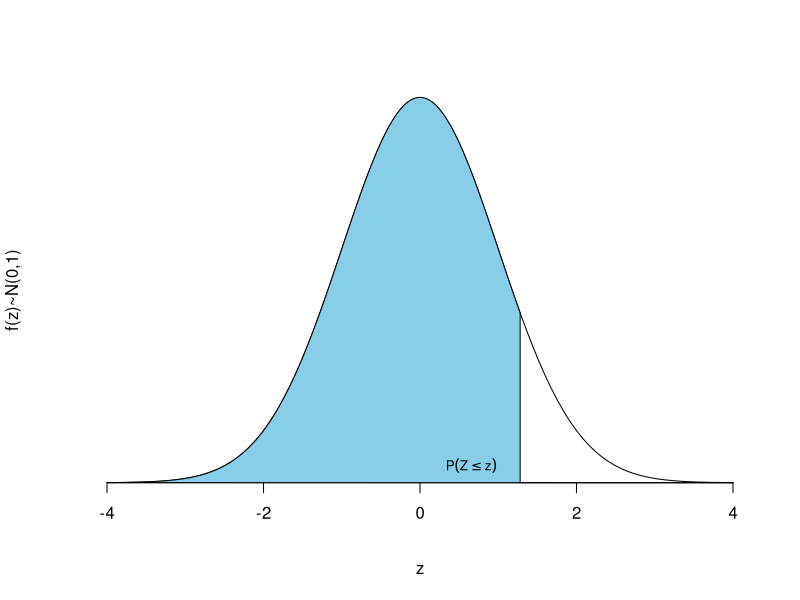
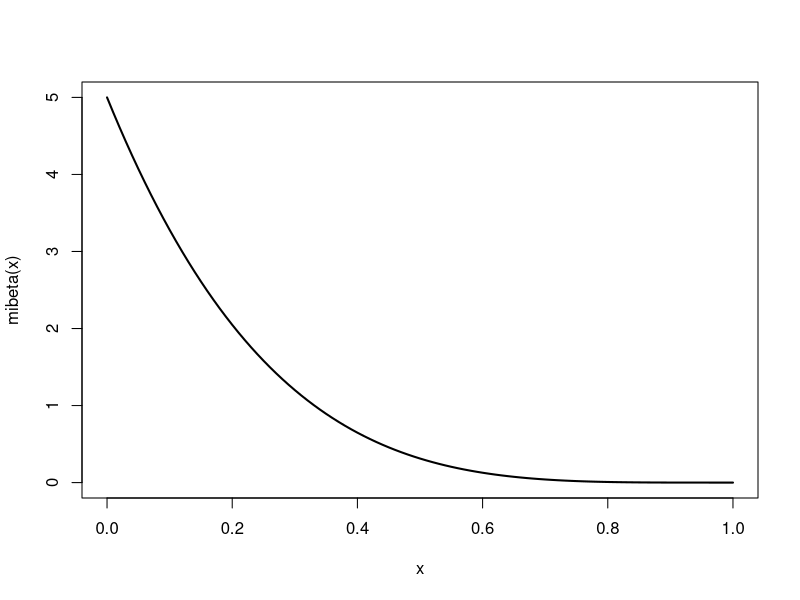
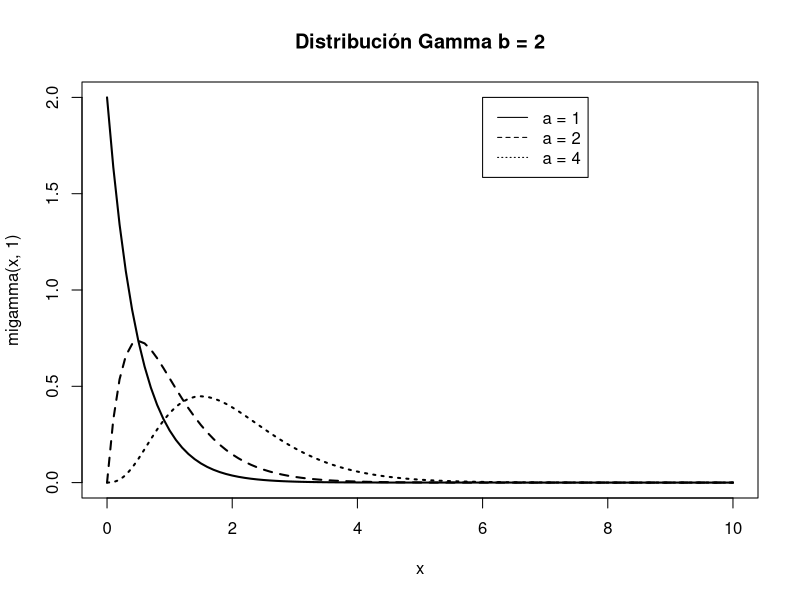
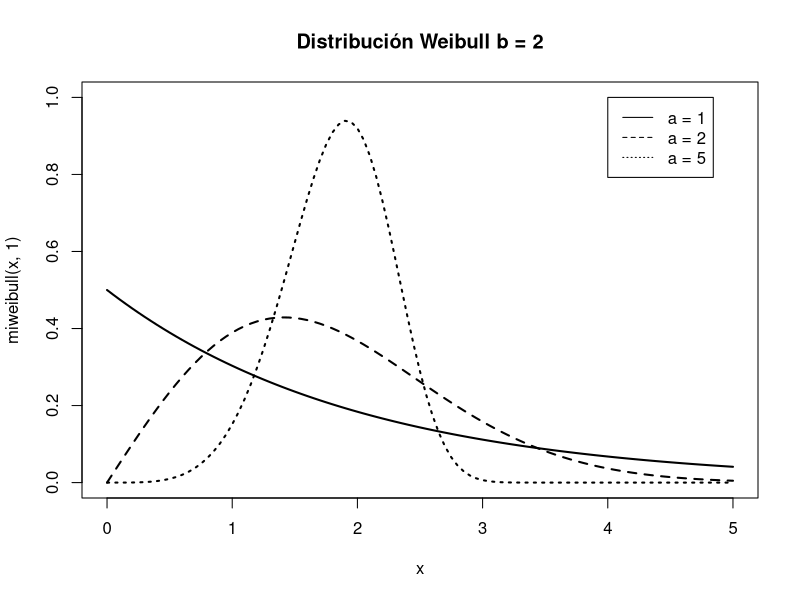

Write the R code that produced these figures, in order.
## ---- chunk 1
# library(xtable)

# newm <- xtable(m, digits = 4, align = "|c|cccccccccc|")
## ---- chunk 2
curve(dnorm, -4, 4, axes = FALSE, ylab = "f(z)~N(0,1)", xlab = "z")
axis(1, pos=0)
cord.x <- seq(-4, 1.28, by = 0.01)
cord.y <- dnorm(cord.x)
polygon(c(cord.x, 1.28, 4), c(cord.y, rep(0, 2)), col='skyblue')
text(0.2, 0.015, expression(P(Z<=z)), pos = 4, cex = 0.8)
## ---- chunk 3
options(digits = 4)
u <- seq(0, 3.99, by = 0.01)
p <- pnorm(u, lower.tail = TRUE)
m <- matrix(p, ncol = 10, byrow = TRUE)
dimnames(m) <- list(z = formatC(seq(0, 3.9, by = 0.1), digits = 1, format = "f"),
                    zz =formatC(seq(0, 0.09, by = 0.01), digits = 2, format = "f"))
# library(pander)
# pandoc.table(m)

tm <- cbind(as.numeric(rownames(m)), m)
colnames(tm)[1] <- "z"
knitr::kable(tm, row.names = FALSE)
## ---- chunk 4
distris <- data.frame(
  Distribución = c("$\\text{Bernoulli}\\\\ \\mathit{Ber}(p)$",
                   "$\\text{Binomial}\\\\ \\mathit{Bin}(n;p)$",
                   "$\\text{Geométrica}\\\\ \\mathit{Ge}(p)$",
                   "$\\text{Binomial negativa}\\\\ \\mathit{BN}(r;p)$",
                   "$\\text{Poisson}\\\\ \\mathit{Poiss}(\\lambda)$",
                   "$\\text{Hipergeométrica}\\\\ \\mathit{HG}(N; M; N)$"),
  Probabilidad = c("$X = \\begin{cases} 1 & \\mbox{ con probabilidad } p \\\\ 0 & \\mbox{ con probabilidad } 1-p \\end{cases}$",
                   "$P[X = x] = \\binom{n}{x}\\cdot p^x \\cdot (1-p)^{(n-x)};\\\\ x = 0, 1, \\ldots, n$",
                   "$P[X = x] = p \\cdot (1-p)^{x};\\\\ x = 0, 1, \\ldots, \\infty$",
                   "$P[X = x] =\\binom{x+c-1}{x}\\cdot p^c \\cdot (1-p)^{x};\\\\ x = 0, 1, 2, \\ldots, \\infty$",
                   "$P[X = x] = \\frac{e^{-\\lambda}\\lambda^x}{x!};\\\\ x = 0, 1, \\ldots\ \\infty$",
                   "$P[X = x] = \\frac{\\binom{N-M}{n-x}\\cdot \\binom{M}{x}}{\\binom{N}{n}};\\\\ \\max{(0, n+M-N)} \\leq x \\leq \\min{(M,n)}$"),
  Esperanza = c("$p$",
                "$n\\cdot p$",
                "$\\frac 1 p$",
                "$\\frac{r \\cdot (1-p)}{ p}$",
                "$\\lambda$",
                "$M\\cdot \\frac{n}{N}$"),
  Varianza = c("$p(1-p)$",
               "$n \\cdot p\\cdot (1-p)$",
               "$\\frac{1-p}{p^2}$",
               "$\\frac{r\\cdot(1-p)}{p^2}$",
               "$\\lambda$",
               "$\\frac{M\\cdot(N-M)\\cdot n\\cdot (N-n)}{N^2\\cdot(N-1)}$")
)

knitr::kable(distris, escape = TRUE, 
             col.names = c("Distribución",
                           "Masa de probabilidad",
                           "Esperanza",
                           "Varianza"))
## ---- chunk 5
distris <- data.frame(
  Distribución = c("$\\text{Uniforme}\\\\ \\mathit{U}(a;b)$",
                   "$\\text{Exponencial}\\\\ \\mathit{Exp}(\\beta)$",
                   "$\\text{Normal}\\\\ \\mathit{N}(\\mu; \\sigma)$"),
  Probabilidad = c("$f(x) = 
\\begin{cases}
\\frac{1}{b-a} & \\text{si } a \\leq x \\leq b\\
0 & \\\\text{resto}
\\end{cases} \\\\ a<x<b$",
                   "$f(x) = 
\\beta e^{-\\beta x},\\; x > 0\\\\F(x)=\\int_{-\\infty}^xf(t)dt=1-e^{-\\beta x}, \\; x > 0$",
                   "$f(x) = 
\\frac{1}{\\sqrt{2\\pi\\sigma^2}} e^{-\\frac{(x-\\mu)^2}{2\\sigma^2}},\\;-\\infty < x < \\infty$"),
  Esperanza = c("$\\frac{a+b}{2}$",
                "$\\frac 1 \\beta$",
                "$\\mu$"),
  Varianza = c("$\\frac{(b-a)^2}{12}$",
               "$\\frac{1}{\\beta^2}$",
               "$\\sigma^2$")
)

knitr::kable(distris, escape = TRUE, 
             col.names = c("Distribución",
                           "Densidad/Distribución",
                           "Esperanza",
                           "Varianza"))
## ---- chunk 6
3*2
## ---- chunk 7
factorial(3)
## ---- chunk 8
factorial(52)/factorial(52-5)
## ---- chunk 9
52^5
## ---- chunk 10
choose(52, 5)
## ---- chunk 11
mibeta <- function(x) dbeta(x, 1, 5)
curve(mibeta, lwd = 2)
## ---- chunk 12


migamma <- function(x, a) dgamma(x, a, 2)
curve(migamma(x, 1), lwd = 2, xlim = c(0,10), 
      main = "Distribución Gamma b = 2")
curve(migamma(x, 2), lwd = 2, add = TRUE, lty = 2)
curve(migamma(x, 4), lwd = 2, add = TRUE, lty = 3)
legend(x = 6, y = 2, c("a = 1", "a = 2", "a = 4"), lty = 1:3)
## ---- chunk 13
miweibull <- function(x, a) dweibull(x, a, 2)
curve(miweibull(x, 1), lwd = 2, xlim = c(0,5), 
      ylim = c(0, 1),
      main = "Distribución Weibull b = 2")
curve(miweibull(x, 2), lwd = 2, add = TRUE, lty = 2)
curve(miweibull(x, 5), lwd = 2, add = TRUE, lty = 3)
legend(x = 4, y = 1, c("a = 1", "a = 2", "a = 5"), lty = 1:3)
